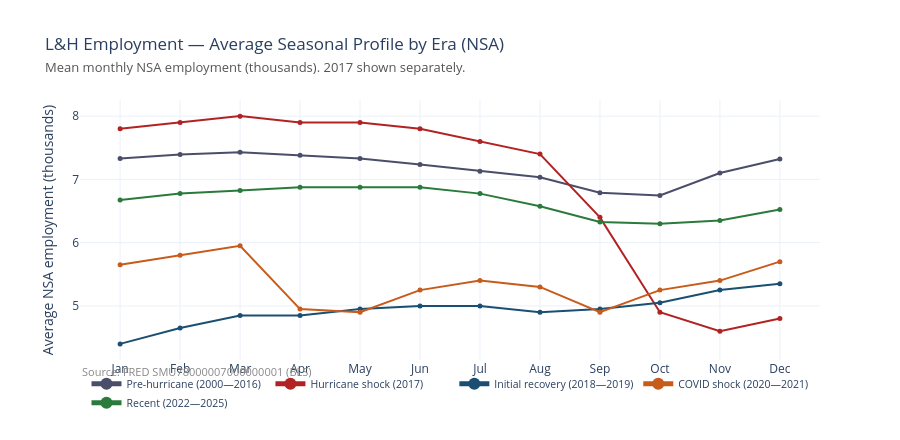

The notebook cell this image was saved under:
### Code cell
# Average seasonal profile by era
# Bins use right-closed intervals; 2017 gets its own bin as the hurricane shock year.
fred2 = fred.query("year >= 2000").copy()
fred2["era"] = pd.cut(
    fred2["year"],
    bins=[1999, 2016, 2017, 2019, 2021, 2025],
    labels=[
        "Pre-hurricane (2000—2016)",
        "Hurricane shock (2017)",
        "Initial recovery (2018—2019)",
        "COVID shock (2020—2021)",
        "Recent (2022—2025)",
    ],
)
seasonal = (
    fred2.dropna(subset=["emp_nsa", "era"])
    .groupby(["era", "month"])["emp_nsa"]
    .mean()
    .reset_index()
)
month_labels = [
    "Jan",
    "Feb",
    "Mar",
    "Apr",
    "May",
    "Jun",
    "Jul",
    "Aug",
    "Sep",
    "Oct",
    "Nov",
    "Dec",
]
era_colors = [
    PALETTE["total"],
    "#b22222",
    PALETTE["tourists"],
    PALETTE["cruise"],
    PALETTE["rooms"],
]

fig = go.Figure()
for era, color in zip(seasonal["era"].cat.categories, era_colors):
    sub = seasonal[seasonal["era"] == era].sort_values("month")
    if sub.empty:
        continue
    fig.add_trace(
        go.Scatter(
            x=[month_labels[m - 1] for m in sub["month"]],
            y=sub["emp_nsa"],
            mode="lines+markers",
            name=str(era),
            line=dict(color=color, width=2),
            marker=dict(size=5),
        )
    )

fig.update_layout(
    title=dict(
        text="L&H Employment — Average Seasonal Profile by Era (NSA)<br><span style='font-size:13px;color:#555'>Mean monthly NSA employment (thousands). 2017 shown separately.</span>",
        font=dict(size=17),
    ),
    yaxis_title="Average NSA employment (thousands)",
    height=440,
    annotations=[
        dict(
            xref="paper",
            yref="paper",
            x=0,
            y=-0.08,
            text="<span style='color:#888;font-size:11px'>Source: FRED SMU78000007000000001 (BLS)</span>",
            showarrow=False,
            xanchor="left",
        )
    ],
)
fig.show()

### Figure 1 — Plotly figure (JSON) as saved in the notebook; plotly's stock layout.template omitted (floating-point values rounded to 4 significant figures)
{"data": [{"line": {"color": "#4a4e69", "width": 2}, "marker": {"size": 5}, "mode": "lines+markers", "name": "Pre-hurricane (2000—2016)", "type": "scatter", "x": ["Jan", "Feb", "Mar", "Apr", "May", "Jun", "Jul", "Aug", "Sep", "Oct", "Nov", "Dec"], "y": [7.329, 7.394, 7.429, 7.382, 7.329, 7.235, 7.129, 7.035, 6.788, 6.747, 7.1, 7.324]}, {"line": {"color": "#b22222", "width": 2}, "marker": {"size": 5}, "mode": "lines+markers", "name": "Hurricane shock (2017)", "type": "scatter", "x": ["Jan", "Feb", "Mar", "Apr", "May", "Jun", "Jul", "Aug", "Sep", "Oct", "Nov", "Dec"], "y": [7.8, 7.9, 8.0, 7.9, 7.9, 7.8, 7.6, 7.4, 6.4, 4.9, 4.6, 4.8]}, {"line": {"color": "#1a4f72", "width": 2}, "marker": {"size": 5}, "mode": "lines+markers", "name": "Initial recovery (2018—2019)", "type": "scatter", "x": ["Jan", "Feb", "Mar", "Apr", "May", "Jun", "Jul", "Aug", "Sep", "Oct", "Nov", "Dec"], "y": [4.4, 4.65, 4.85, 4.85, 4.95, 5.0, 5.0, 4.9, 4.95, 5.05, 5.25, 5.35]}, {"line": {"color": "#c85a1a", "width": 2}, "marker": {"size": 5}, "mode": "lines+markers", "name": "COVID shock (2020—2021)", "type": "scatter", "x": ["Jan", "Feb", "Mar", "Apr", "May", "Jun", "Jul", "Aug", "Sep", "Oct", "Nov", "Dec"], "y": [5.65, 5.8, 5.95, 4.95, 4.9, 5.25, 5.4, 5.3, 4.9, 5.25, 5.4, 5.7]}, {"line": {"color": "#2a7a3b", "width": 2}, "marker": {"size": 5}, "mode": "lines+markers", "name": "Recent (2022—2025)", "type": "scatter", "x": ["Jan", "Feb", "Mar", "Apr", "May", "Jun", "Jul", "Aug", "Sep", "Oct", "Nov", "Dec"], "y": [6.675, 6.775, 6.825, 6.875, 6.875, 6.875, 6.775, 6.575, 6.325, 6.3, 6.35, 6.525]}], "layout": {"annotations": [{"showarrow": false, "text": "<span style='color:#888;font-size:11px'>Source: FRED SMU78000007000000001 (BLS)</span>", "x": 0, "xanchor": "left", "xref": "paper", "y": -0.08, "yref": "paper"}], "height": 440, "title": {"font": {"size": 17}, "text": "L&H Employment — Average Seasonal Profile by Era (NSA)<br><span style='font-size:13px;color:#555'>Mean monthly NSA employment (thousands). 2017 shown separately.</span>"}, "yaxis": {"title": {"text": "Average NSA employment (thousands)"}}}}
